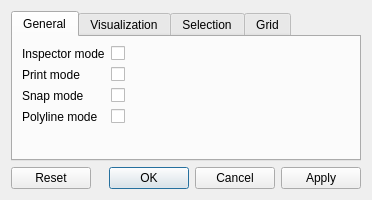
<?xml version="1.0" encoding="UTF-8"?>
<ui version="4.0">
 <class>PreferencesDialog</class>
 <widget class="QDialog" name="PreferencesDialog">
  <property name="geometry">
   <rect>
    <x>0</x>
    <y>0</y>
    <width>372</width>
    <height>200</height>
   </rect>
  </property>
  <property name="sizePolicy">
   <sizepolicy hsizetype="MinimumExpanding" vsizetype="MinimumExpanding">
    <horstretch>0</horstretch>
    <verstretch>0</verstretch>
   </sizepolicy>
  </property>
  <property name="windowTitle">
   <string>Preferences</string>
  </property>
  <layout class="QVBoxLayout" name="verticalLayout">
   <item>
    <widget class="QTabWidget" name="tabWidget">
     <property name="sizePolicy">
      <sizepolicy hsizetype="Expanding" vsizetype="Expanding">
       <horstretch>0</horstretch>
       <verstretch>0</verstretch>
      </sizepolicy>
     </property>
     <property name="currentIndex">
      <number>0</number>
     </property>
     <widget class="QWidget" name="generalTab">
      <property name="sizePolicy">
       <sizepolicy hsizetype="MinimumExpanding" vsizetype="MinimumExpanding">
        <horstretch>0</horstretch>
        <verstretch>0</verstretch>
       </sizepolicy>
      </property>
      <attribute name="title">
       <string>General</string>
      </attribute>
      <layout class="QFormLayout" name="formLayout">
       <item row="0" column="0">
        <widget class="QLabel" name="inspectorModeLabel">
         <property name="text">
          <string>Inspector mode</string>
         </property>
        </widget>
       </item>
       <item row="0" column="1">
        <widget class="QCheckBox" name="inspectorModeCheckBox">
         <property name="text">
          <string/>
         </property>
        </widget>
       </item>
       <item row="1" column="0">
        <widget class="QLabel" name="printModeLabel">
         <property name="text">
          <string>Print mode</string>
         </property>
        </widget>
       </item>
       <item row="1" column="1">
        <widget class="QCheckBox" name="printModeCheckBox">
         <property name="text">
          <string/>
         </property>
        </widget>
       </item>
       <item row="2" column="0">
        <widget class="QLabel" name="snapModeLabel">
         <property name="text">
          <string>Snap mode</string>
         </property>
        </widget>
       </item>
       <item row="2" column="1">
        <widget class="QCheckBox" name="snapModeCheckBox">
         <property name="text">
          <string/>
         </property>
        </widget>
       </item>
       <item row="3" column="0">
        <widget class="QLabel" name="polylineModeLabel">
         <property name="text">
          <string>Polyline mode</string>
         </property>
        </widget>
       </item>
       <item row="3" column="1">
        <widget class="QCheckBox" name="polylineModeCheckBox">
         <property name="text">
          <string/>
         </property>
        </widget>
       </item>
      </layout>
     </widget>
     <widget class="QWidget" name="visualizationTab">
      <attribute name="title">
       <string>Visualization</string>
      </attribute>
      <layout class="QFormLayout" name="formLayout_5">
       <item row="0" column="0">
        <widget class="QLabel" name="showTransTextLabel">
         <property name="text">
          <string>Show Transition Text</string>
         </property>
        </widget>
       </item>
       <item row="0" column="1">
        <widget class="QCheckBox" name="showTransTextCheckBox">
         <property name="text">
          <string/>
         </property>
        </widget>
       </item>
      </layout>
     </widget>
     <widget class="QWidget" name="selectionTab">
      <attribute name="title">
       <string>Selection</string>
      </attribute>
      <layout class="QFormLayout" name="formLayout_2">
       <item row="0" column="0">
        <widget class="QLabel" name="selectionColorLabel">
         <property name="text">
          <string>Color</string>
         </property>
        </widget>
       </item>
       <item row="0" column="1">
        <layout class="QHBoxLayout" name="horizontalLayout">
         <item>
          <widget class="QLabel" name="selectionColorPreview">
           <property name="sizePolicy">
            <sizepolicy hsizetype="Fixed" vsizetype="Fixed">
             <horstretch>0</horstretch>
             <verstretch>0</verstretch>
            </sizepolicy>
           </property>
           <property name="minimumSize">
            <size>
             <width>30</width>
             <height>30</height>
            </size>
           </property>
           <property name="text">
            <string/>
           </property>
          </widget>
         </item>
         <item>
          <widget class="QPushButton" name="selectionColorButton">
           <property name="text">
            <string>...</string>
           </property>
          </widget>
         </item>
        </layout>
       </item>
       <item row="1" column="0">
        <widget class="QLabel" name="selectionBorderWidthLabel">
         <property name="text">
          <string>Line width</string>
         </property>
        </widget>
       </item>
       <item row="1" column="1">
        <widget class="QSpinBox" name="selectionBorderWidthSpinBox">
         <property name="suffix">
          <string> px</string>
         </property>
         <property name="minimum">
          <number>1</number>
         </property>
         <property name="maximum">
          <number>10</number>
         </property>
        </widget>
       </item>
       <item row="2" column="0">
        <widget class="QLabel" name="selectionInvertTextLabel">
         <property name="text">
          <string>Text Color Inversion</string>
         </property>
        </widget>
       </item>
       <item row="2" column="1">
        <widget class="QCheckBox" name="selectionInvertTextCheckBox">
         <property name="text">
          <string/>
         </property>
        </widget>
       </item>
      </layout>
     </widget>
     <widget class="QWidget" name="gridTab">
      <attribute name="title">
       <string>Grid</string>
      </attribute>
      <layout class="QFormLayout" name="formLayout_3">
       <item row="0" column="0">
        <widget class="QLabel" name="gridVisibilityLabel">
         <property name="text">
          <string>Visible</string>
         </property>
        </widget>
       </item>
       <item row="0" column="1">
        <widget class="QCheckBox" name="gridVisibilityCheckBox">
         <property name="text">
          <string/>
         </property>
        </widget>
       </item>
       <item row="1" column="0">
        <widget class="QLabel" name="gridSpacingLabel">
         <property name="text">
          <string>Spacing</string>
         </property>
        </widget>
       </item>
       <item row="1" column="1">
        <widget class="QSpinBox" name="gridSpacingSpinBox">
         <property name="minimum">
          <number>1</number>
         </property>
         <property name="maximum">
          <number>100</number>
         </property>
        </widget>
       </item>
      </layout>
     </widget>
    </widget>
   </item>
   <item>
    <widget class="QDialogButtonBox" name="buttonBox">
     <property name="standardButtons">
      <set>QDialogButtonBox::Apply|QDialogButtonBox::Cancel|QDialogButtonBox::Ok|QDialogButtonBox::Reset</set>
     </property>
    </widget>
   </item>
  </layout>
 </widget>
 <resources/>
 <connections>
  <connection>
   <sender>buttonBox</sender>
   <signal>accepted()</signal>
   <receiver>PreferencesDialog</receiver>
   <slot>slotAcceptSettings()</slot>
   <hints>
    <hint type="sourcelabel">
     <x>200</x>
     <y>267</y>
    </hint>
    <hint type="destinationlabel">
     <x>199</x>
     <y>149</y>
    </hint>
   </hints>
  </connection>
  <connection>
   <sender>buttonBox</sender>
   <signal>rejected()</signal>
   <receiver>PreferencesDialog</receiver>
   <slot>reject()</slot>
   <hints>
    <hint type="sourcelabel">
     <x>200</x>
     <y>267</y>
    </hint>
    <hint type="destinationlabel">
     <x>199</x>
     <y>149</y>
    </hint>
   </hints>
  </connection>
 </connections>
 <slots>
  <slot>slotAcceptSettings()</slot>
  <slot>slotSelectionColorClicked()</slot>
  <slot>slotApplySettings()</slot>
  <slot>slotResetSettings()</slot>
 </slots>
</ui>
